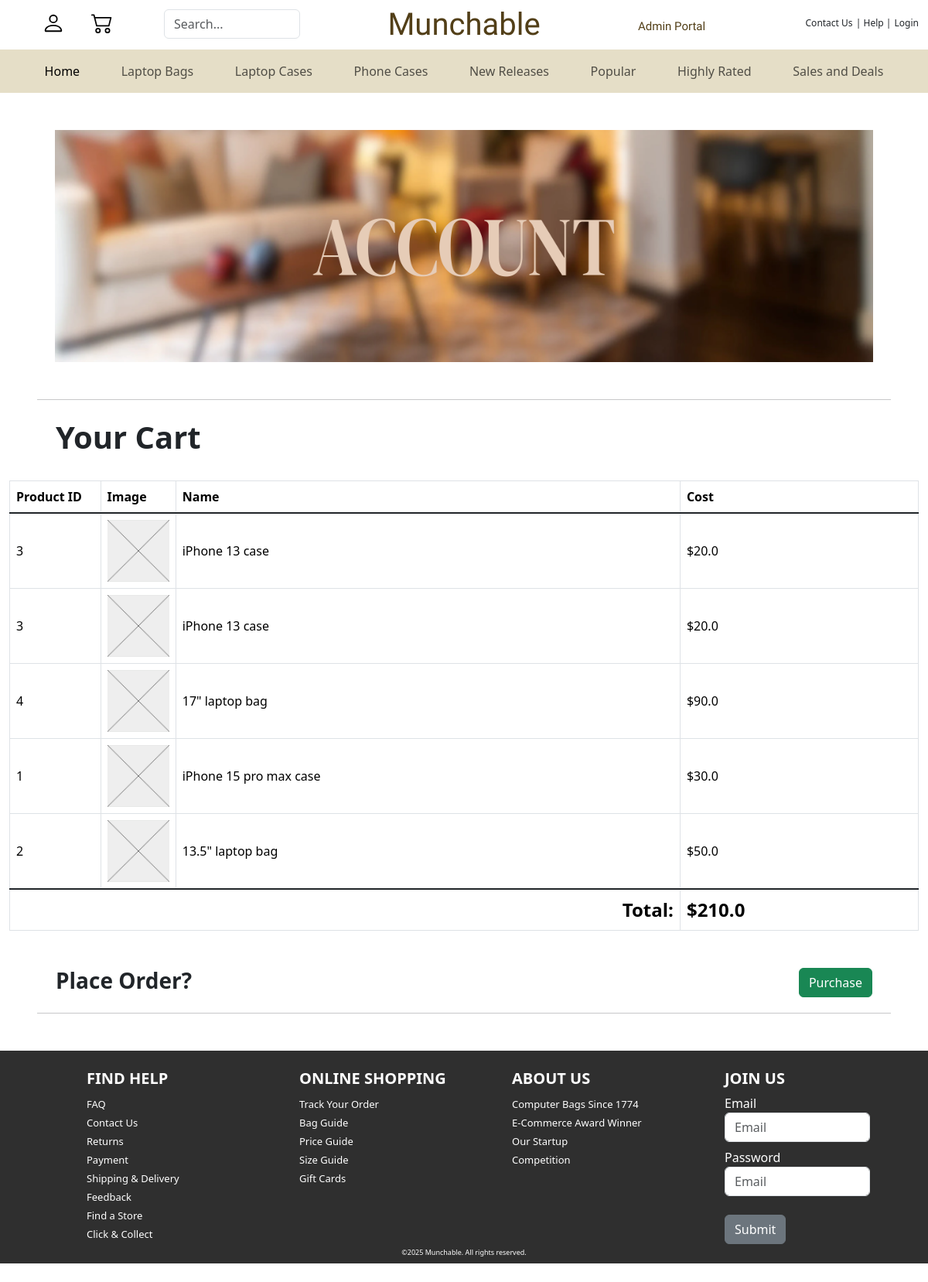
The page /account (signed in) on the database as committed earlier.
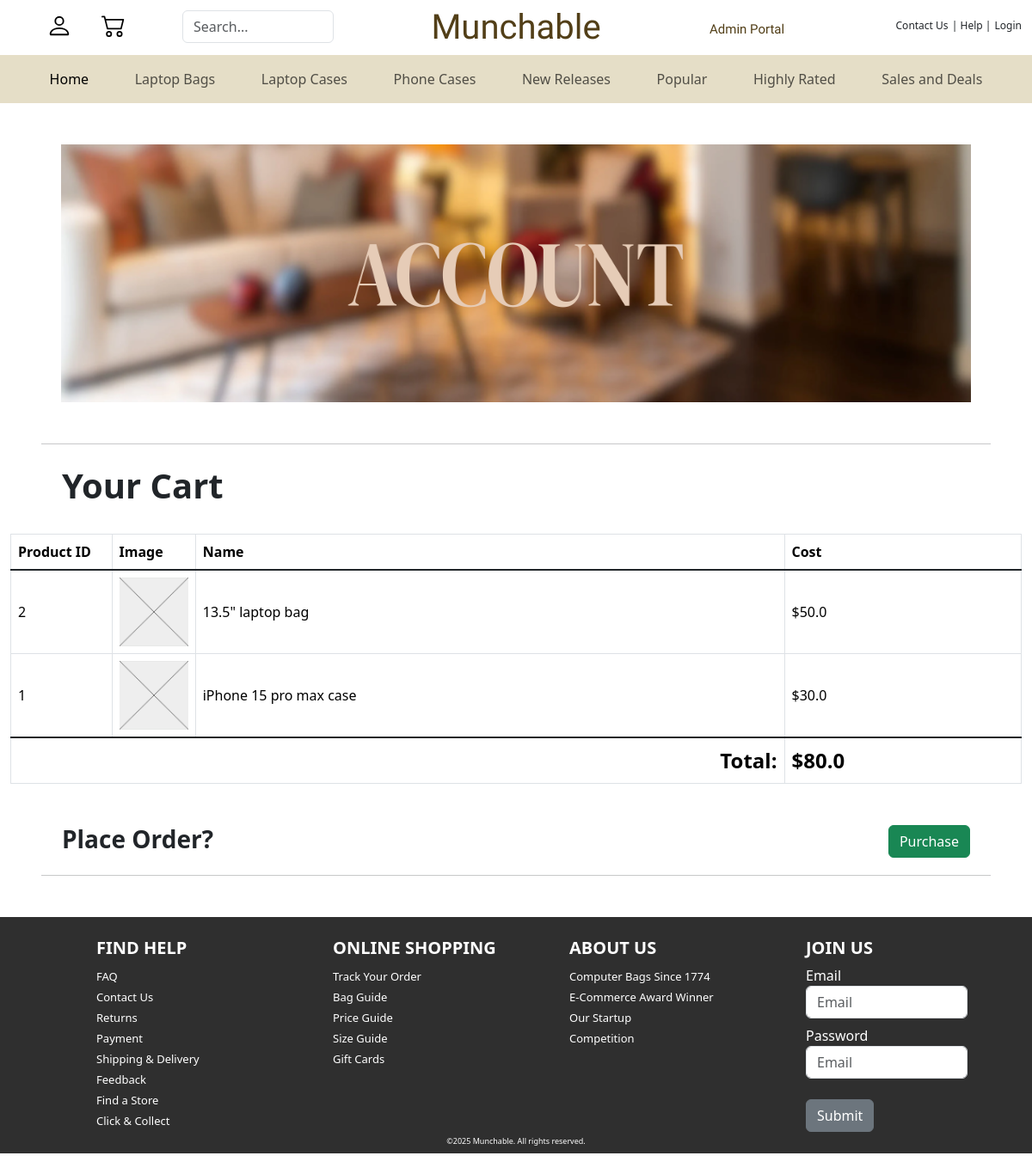
The same page on the database as committed later.
### tables this page shows
CREATE TABLE tbl_items(
  	id INTEGER,
	name VARCHAR(50),
  	cost FLOAT,
  	image BLOB,
  	stock INT,
    PRIMARY KEY (id)
);

### app.py (the view, shortened to what this page needs)
@app.route('/account', methods=['GET', 'POST'])
def account():
    data = cat_description_get()
    role = session.get('role', None)  # None if not logged in
    user = session.get('id', None)
    if request.form.get('action') == 'login':
       return redirect('/login')
    if request.form.get('action') == 'admin':
       return redirect('/admin')
    if request.form.get('action') == 'account':
       return redirect('/account')
    usercart = [c for c in data[3] if c['userid'] == user]  # data[3] is carts
    total = 0
    for c in usercart:
        for i in data[0]:  # data[0] is items
            if i['id'] == c['product']:
                total += i['cost']
    return render_template("account.html", items=data[0], carts=data[3], role=role, user=user, total=total)

### app.py (called while the page is built)
def get_db_connection():
  conn = None;
  try:
      conn = sqlite3.connect("assets/shopped_data.db");
      print("---------------------------------------------------------------")
      print("[LOG] - Connected to database. Version", sqlite3.version);
  except Error as er:
      print(er);
  conn.row_factory = sqlite3.Row;
  sql = """
          PRAGMA foreign_keys = ON
          """
  conn.execute(sql);
  return conn

def cat_description_get():
    conn = get_db_connection()
    cur = conn.cursor()
    all_items = cur.execute('SELECT * FROM tbl_items').fetchall()
    all_categories = cur.execute('SELECT * FROM tbl_filters').fetchall()
    all_filters = cur.execute('SELECT * FROM tbl_filters_names').fetchall()
    all_carts = cur.execute('SELECT * FROM tbl_carts').fetchall()
    all_purchs = cur.execute('SELECT * FROM tbl_purchs').fetchall()
    all_purchs_items = cur.execute('SELECT * FROM tbl_purchs_items').fetchall()
    print("[LOG] - All relevant tables have been selected")
    print("---------------------------------------------------------------")
    cur.close()
    return all_items, all_categories, all_filters, all_carts, all_purchs, all_purchs_items

### templates/account.html (shortened to what this page needs)
<!doctype html>
<html lang="en" data-bs-theme="auto">
<head>
    <link href="https://cdn.jsdelivr.net/npm/bootstrap@5.3.3/dist/css/bootstrap.min.css" rel="stylesheet"
>
    <link rel="stylesheet" href="https://cdn.jsdelivr.net/npm/@docsearch/css@3">
    <link rel="stylesheet" href="https://cdn.jsdelivr.net/npm/bootstrap-icons@1.11.3/font/bootstrap-icons.min.css">
    <link href="../assets/dist/css/bootstrap.min.css" rel="stylesheet">
</head>
<body>
    <div class="container-fluid mt-2">
        <div class="row">
            <div class="col-2 text-center d-flex justify-content-center gap-2">
                <form method="POST">
                    <button type="submit" name="action" value="login" class="btn">
                        <svg width="30" height="30">
                            <use xlink:href="#user"></use>
                        </svg>
                    </button>
                </form>
                <form method="POST">
                    <button type="submit" name="action" value="login" class="btn">
                        <svg width="28" height="28">
                            <use xlink:href="#cart"></use>
                        </svg>
                    </button>
                </form>
            </div>
            <div class="col-2 mt-1">
                <input type="search" class="form-control" id="search-input" placeholder="Search..." autocomplete="off"
                    spellcheck="false">
            </div>
            <div class="col-4 text-center" style="font-family:'Special Elite'; color:rgb(82, 63, 24)">
                <h1>Munchable</h1>
            </div>
            {% if role == 'admin' %}
            <form method="POST" class="col-2 mt-2">
                <button type="submit" name="action" value="admin" class="btn"
                    style="font-size: 15px; font-family:'Special Elite'; color:#523f18">
                    Admin Portal
                </button>
            </form>
            {% else %}
            <div class="col"></div>
            {% endif %}
            <div class="col-2 text-end mt-2">
                <a href="login" class="text-decoration-none text-reset fw-lighter" style="font-size: 12px;">Contact
                    Us</a>
                <a href="login" class="text-decoration-none text-reset fw-lighter" style="font-size: 12px;">| Help |</a>
                <a href="login" class="text-decoration-none text-reset fw-lighter" style="font-size: 12px;">Login</a>
            </div>
        </div>
    </div>
    <nav class="navbar navbar-expand" style="background-color:#e5dec7">
        <div class="container-fluid">
            <ul class="navbar-nav d-flex w-100 justify-content-evenly">
                <li class="nav-item">
                    <a class="nav-link active" aria-current="page" href="#">Home</a>
                </li>
                <li class="nav-item">
                    <a class="nav-link" href="#">Laptop Bags</a>
                </li>
                <li class="nav-item">
                    <a class="nav-link" href="#">Laptop Cases</a>
                </li>
                <li class="nav-item">
                    <a class="nav-link" href="#">Phone Cases</a>
                </li>
                <li class="nav-item">
                    <a class="nav-link" href="#">New Releases</a>
                </li>
                <li class="nav-item">
                    <a class="nav-link" href="#">Popular</a>
                </li>
                <li class="nav-item">
                    <a class="nav-link" href="#">Highly Rated</a>
                </li>
                <li class="nav-item">
                    <a class="nav-link" href="#">Sales and Deals</a>
                </li>
            </ul>
        </div>
    </nav>
    <div class="container-fluid text-center mt-5">
        <img src="/assets/images/Untitled presentation (3).png" height="300px" width="90%">
    </div>
    <hr class="mx-5 mt-5 mb-4">
    <div class="container-fluid d-flex justify-content-between mb-4" style="width: 90%">
        <h1 class="fw-bold">Your Cart</h1>
    </div>
    <div class="container-fluid">
        <table class="table table-hover table-bordered align-middle">
            <thead>
                <tr>
                    <th scope="col" width="10%">Product ID</th>
                    <th scope="col" width="80px">Image</th>
                    <th scope="col">Name</th>
                    <th scope="col">Cost</th>
                </tr>
            </thead>
            <tbody class="table-group-divider">
                {% for c in carts if c['userid'] == user %}
                {% for i in items if i['id'] == c['product'] %}
                <tr>
                    <td>{{ i['id'] }}</td>
                    <td><img src="/assets/images/Screen Shot 2025-09-09 at 12.11.10 PM.png" height="80px"></td>
                    <td>{{ i['name'] }}</td>
                    <td>${{ i['cost'] }}</td>
                </tr>
                {% endfor %}
                {% endfor %}
            </tbody>
            <tfoot class="table-group-divider">
                <tr>
                    <th colspan="3" class="text-end fs-4">Total:</th>
                    <th class="fs-4">${{ total }}</th>
                </tr>
            </tfoot>
        </table>
    </div>
    <div class="container-fluid d-flex justify-content-between mt-5" style="width: 90%">
        <h3 class="fw-bold">Place Order?</h3>
        <form method="POST">
            <button type="submit" name="action" value="order" class="btn btn-success"
                {% if total == 0 %}disabled{% endif %}>
                Purchase
            </button>
        </form>
    </div>
    <hr class="mx-5">
    <div class="container-fluid mt-5 mb-4" style="background-color:rgb(47, 47, 47); height:275px;">
        <div class="row" style="color:white">
            <div class="col offset-md-1">
                <a href="#" class="text-decoration-none text-reset">
                    <h5 class="fw-bold pt-4">FIND HELP</h5>
                </a>
                <a href="#" class="text-decoration-none text-reset" style="font-size:13px;">
                    FAQ <br>Contact Us <br>Returns <br>Payment <br>Shipping & Delivery <br>Feedback <br>Find a Store
                    <br>Click & Collect
                </a>
            </div>
            <div class="col">
                <a href="#" class="text-decoration-none text-reset">
                    <h5 class="fw-bold pt-4">ONLINE SHOPPING</h5>
                </a>
                <a href="#" class="text-decoration-none text-reset" style="font-size:13px;">
                    Track Your Order <br>Bag Guide <br>Price Guide <br>Size Guide <br>Gift Cards
                </a>
            </div>
            <div class="col">
                <a href="#" class="text-decoration-none text-reset">
                    <h5 class="fw-bold pt-4">ABOUT US</h5>
                </a>
                <a href="#" class="text-decoration-none text-reset" style="font-size:13px;">
                    Computer Bags Since 1774 <br>E-Commerce Award Winner <br>Our Startup <br>Competition
                </a>
            </div>
            <div class="col">
                <a href="#" class="text-decoration-none text-reset">
                    <h5 class="fw-bold pt-4">JOIN US</h5>
                </a>
                <h8>Email</h8>
                <input class="form-control mb-2 w-75" placeholder="Email" autocomplete="off" spellcheck="false">
                <h8>Password</h8>
                <input class="form-control w-75" placeholder="Email" autocomplete="off" spellcheck="false">
                <form method="POST">
                    <button type="submit" class="btn btn-secondary mt-4">Submit</button>
                </form>
            </div>
        </div>
        <div class="row text-center mt-1">
            <a style="color:white; font-size:9px;">©2025 Munchable. All rights reserved.</a>
        </div>
    </div>
    <div class="toast-container position-fixed bottom-0 end-0 p-3">
    </div>
</body>
</html>

Rows that differ between the two databases and show on the page:
no longer on this page (row unchanged): tbl_items: id "3", name "iPhone 13 case", cost "20.0"
removed tbl_carts: tbl_items (id "1", name "iPhone 15 pro max case", cost "30.0")
removed tbl_carts: tbl_items (id "2", name "13.5\" laptop bag", cost "50.0")
changed tbl_carts (number 1 of 2 on the later page): gains tbl_items (id "2", name "13.5\" laptop bag", cost "50.0")
changed tbl_carts (number 2 of 2 on the later page): loses tbl_items (id "4", name "17\" laptop bag", cost "90.0"); gains tbl_items (id "1", name "iPhone 15 pro max case", cost "30.0")
Other text that changed with them:
{{ total }}: "210.0" → "80.0"
